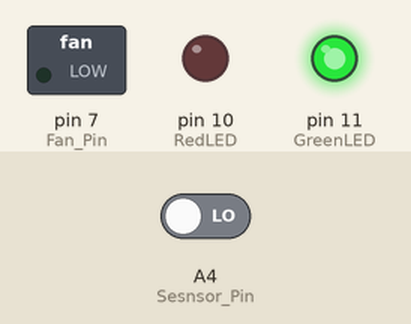
The sketch below on a simulated Arduino Uno, built with avr-gcc and run on an emulated ATmega328P. Parts: switched loads named in the sketch (green lamp = pin HIGH), output pins drawn as LEDs (lit = HIGH). The inputs (shaded band) are chosen by the test bench; at power-on: A4 (Sesnsor_Pin) LOW.

Above: at 1.2 s.
1.3 s: A4 (Sesnsor_Pin) driven HIGH
At 1.9 s:
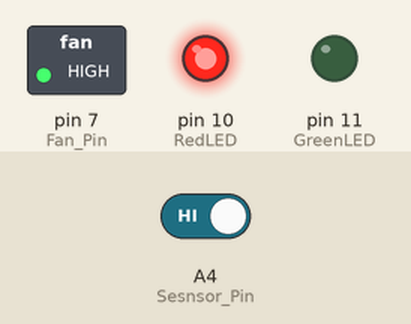
2.8 s: A4 (Sesnsor_Pin) driven LOW
At 3.1 s:
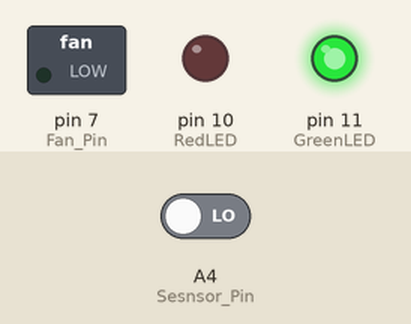
Timing chart, 0 to 5.8 s (numbered marks = the images above; inputs shaded):
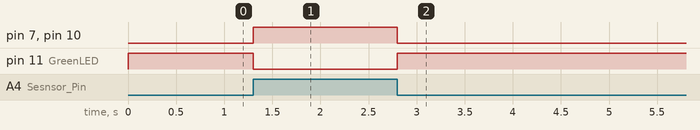

The sketch:

Exhaust_Fan_With_Gas_Code.ino
```cpp
const int Sesnsor_Pin = A4; // Sensor Pin
const int Fan_Pin = 7; // Fan Pin
const int RedLED = 10; // Red LED Pin
const int GreenLED = 11; // Green LED Pin

void setup()
{
  pinMode(Sesnsor_Pin,INPUT);  // Sensor Pin as a INPUT
  pinMode(Fan_Pin,OUTPUT);  // Fan Pin as a OUTPUT
  pinMode(RedLED,OUTPUT);  // Red LED Pin as a OUTPUT
  pinMode(GreenLED,OUTPUT);  // Green LED Pin as a OUTPUT
}
void loop()
{
  if(digitalRead(Sesnsor_Pin) == HIGH)  // If Sesnsor Detect the Smoke
  {
    digitalWrite(Fan_Pin,HIGH);  // Turn ON the Fan
    digitalWrite(RedLED,HIGH);  // Turn ON the Red LED
    digitalWrite(GreenLED,LOW);  // Turn OFF the Green LED
  }
  else
  {
    digitalWrite(Fan_Pin,LOW);  // Turn OFF the Fan
    digitalWrite(RedLED,LOW);  // Turn OF the Red LED
    digitalWrite(GreenLED,HIGH);  // Turn ON the Green LED
  }
}
```

Measured:
- after the input at 1.3 s, pin 7 (Fan_Pin), pin 10 (RedLED): LOW → HIGH at once; pin 11 (GreenLED): HIGH → LOW at once
- after the input at 2.8 s, pin 7 (Fan_Pin), pin 10 (RedLED): HIGH → LOW at once; pin 11 (GreenLED): LOW → HIGH at once
